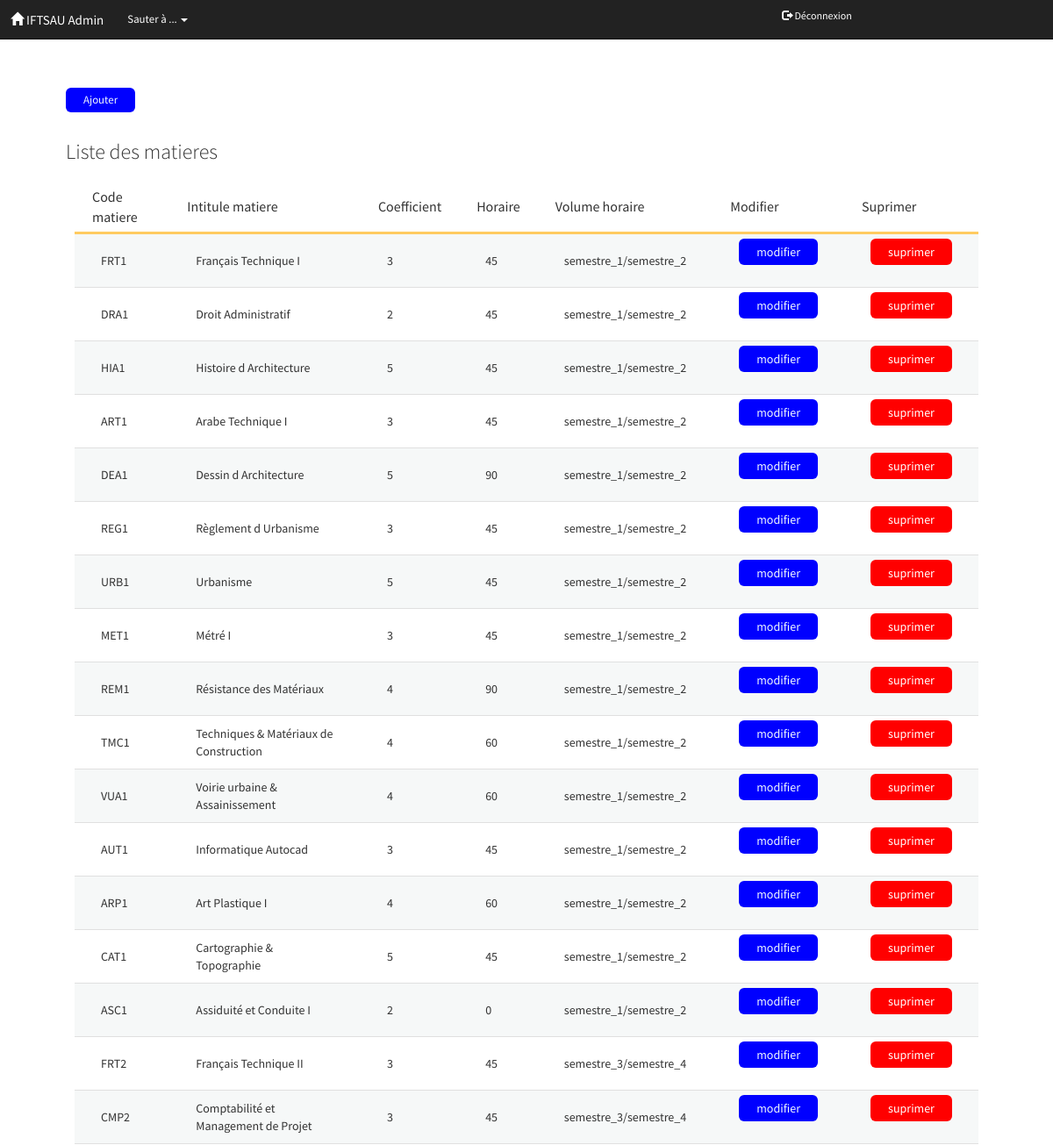
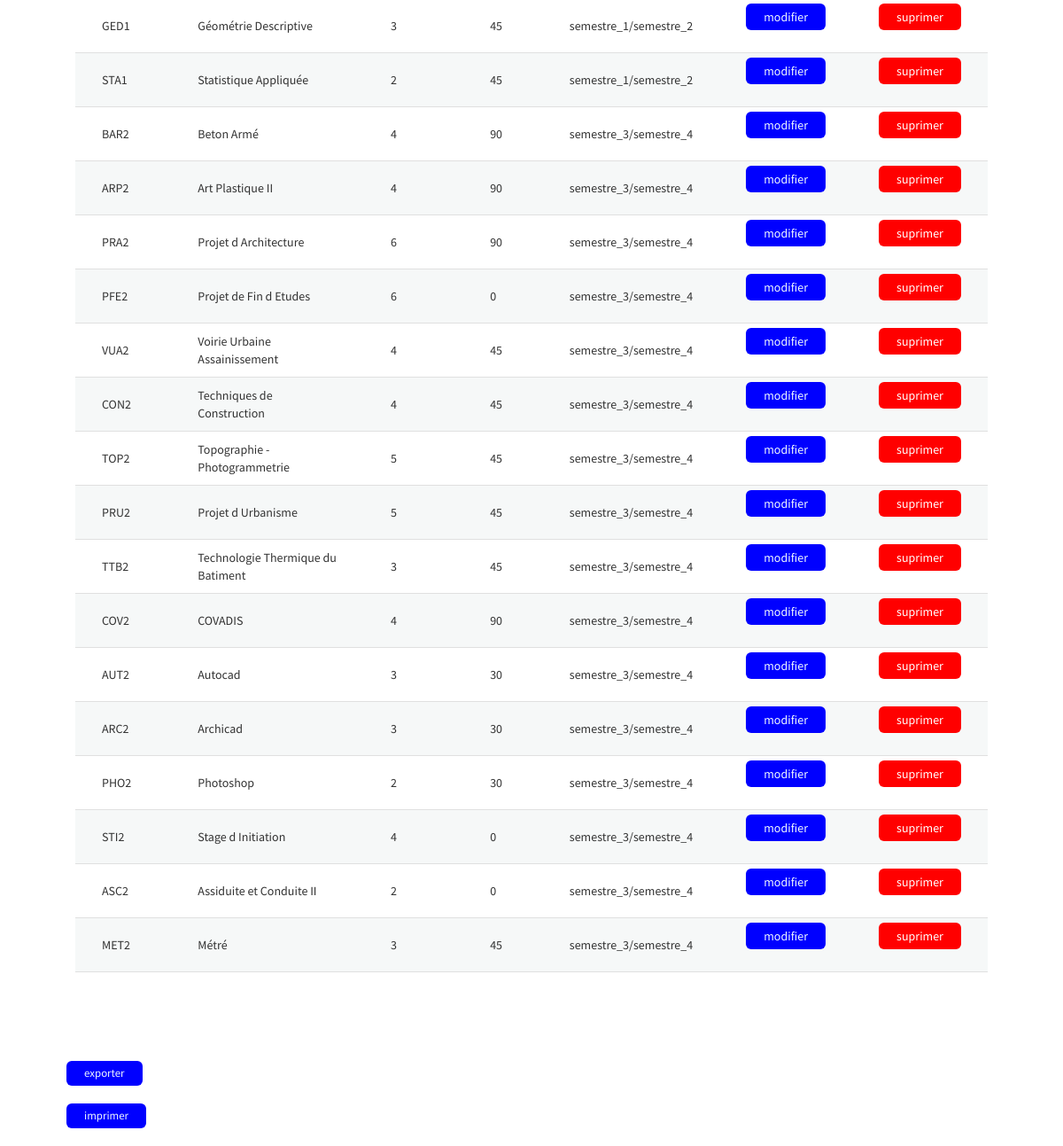
Page /matiere.php (signed in) on the committed database (2 pictures, top to bottom).
### tables this page shows
CREATE TABLE IF NOT EXISTS `matiere` (
  `id` int(11) NOT NULL AUTO_INCREMENT,
  `code_matiere` varchar(30) DEFAULT NULL,
  `intitule_matiere` varchar(50) DEFAULT NULL,
  `coef` int(30) DEFAULT NULL,
  `nb_heure` int(50) DEFAULT NULL,
  `semestre` varchar(50) DEFAULT NULL,
  PRIMARY KEY (`id`)
);

### matiere.php (the view, shortened to what this page needs)
<?php
include_once('baredemenu.php');
include_once('conbd.php');
?>
<!DOCTYPE html>
<html lang="en">
<head>
    <link rel="stylesheet" href="css/style.css">
    <link rel="stylesheet" href="modif.css">
    <link rel="stylesheet" href="body.css">
</head>
<body>
<div class="contrainer">
    <a href="addmatiere.php" class="btn_add">Ajouter</a>
    <h2>Liste des matieres</h2>
    <table>
        <tr id="items">
            <th>Code matiere</th>
            <th>Intitule matiere</th>
            <th>Coefficient</th>
            <th>Horaire</th>
            <th>Volume horaire</th>
            <th>Modifier</th>
            <th>Suprimer</th>
            </tr>
            <?php
        $sql=$conn->query('SELECT * FROM matiere');
        $row=$sql->fetchAll();
        foreach($row as $val){
        ?>
        <tr>
        <td><?php echo($val['code_matiere'].'<br>');?>
        <td><?php echo($val["intitule_matiere"].'<br>');?>
        <td><?php echo($val['coef'].'<br>');?>
        <td><?php echo($val['nb_heure'].'<br>');?>
        <td><?php echo($val['semestre'].'<br>');?>
        <td><a href="modifier matiere.php?id=<?=$val['id']?>" class="btn1">modifier</a></td>
        <td><a href="suprimer matiere.php?id=<?=$val['id']?>" class="danger">suprimer</a></td>
    </tr>
 <?php } ?>
 </table>
  </div>
  <a href="export matiere.php" class="btn_add">exporter</a>
  <a href="imprimer matiere.php" class="btn1">imprimer</a>
</body>
</html>

### baredemenu.php (shortened to what this page needs)
<!DOCTYPE html>
	<head>
		<link rel="stylesheet" href="resources/initializr/css/cosmo.css">
		<link rel="stylesheet" href="dynamic.css.php">
		<link href="http://maxcdn.bootstrapcdn.com/font-awesome/latest/css/font-awesome.min.css" rel="stylesheet">
        <link href="assets/css/themify-icons.css" rel="stylesheet">
	</head>
	<body>
		<div class="container theme-cosmo theme-compact">
									<nav class="navbar navbar-default navbar-fixed-top hidden-print" role="navigation">
			<div class="navbar-header">
				<a class="navbar-brand" href="menu.php"><i class="glyphicon glyphicon-home"></i> IFTSAU Admin</a>
			</div>
			<div class="collapse navbar-collapse">
				<ul class="nav navbar-nav">
															<li class="dropdown">
					<a href="#" class="dropdown-toggle" data-toggle="dropdown">Sauter à ... <b class="caret"></b></a>
				</li>
            	</ul>
															<ul class="nav navbar-nav navbar-right hidden-xs" style="min-width: 330px;">
							<a class="btn navbar-btn btn-default" href="déconnexion.php"><i class="glyphicon glyphicon-log-out"></i> Déconnexion </a>
						</ul>
												</div>
		</nav>

### css/style.css (style rules this page uses)
body { display: flex; min-height: 100vh; position: relative; }
.btn_add { width: fit-content; margin-bottom: 20px; background-color: blue; padding: 5px 20px; color: aliceblue; display: flex; align-items: center; text-align: 0; border-radius: 6px; text-decoration: 0; }
table { border-collapse: collapse; margin: 10px; }
th { font-size: 16px; border-bottom: 3px solid #ffcb61; padding: 5px 20px; font-weight: 500; }
td { font-weight: 400; padding: 5px 30px; font-size: 14px; }
tr:nth-child(2n) { background-color: #f6f8f8; }
tr:nth-child(2n) td { border-bottom: 1px solid #e0e0e0; border-top: 1px solid #e0e0e0; }

### modif.css (style rules this page uses)
.btn1 { width: fit-content; margin-bottom: 20px; background-color: blue; padding: 5px 20px; color: aliceblue; display: flex; align-items: center; text-align: 0; border-radius: 6px; text-decoration: 0; }
.danger { width: fit-content; margin-bottom: 20px; background-color: red; padding: 5px 20px; color: aliceblue; display: flex; align-items: center; text-align: 0; border-radius: 6px; text-decoration: 0; }

### body.css (style rules this page uses)
.btn_add { margin-top: 100px; }

### rows in the picture
matiere: code_matiere "FRT1", intitule_matiere "Français Technique I", coef "3", nb_heure "45", semestre "semestre_1/semestre_2"
matiere: code_matiere "DRA1", intitule_matiere "Droit Administratif", coef "2", nb_heure "45", semestre "semestre_1/semestre_2"
matiere: code_matiere "HIA1", intitule_matiere "Histoire d Architecture", coef "5", nb_heure "45", semestre "semestre_1/semestre_2"
matiere: code_matiere "ART1", intitule_matiere "Arabe Technique I", coef "3", nb_heure "45", semestre "semestre_1/semestre_2"
matiere: code_matiere "DEA1", intitule_matiere "Dessin d Architecture", coef "5", nb_heure "90", semestre "semestre_1/semestre_2"
matiere: code_matiere "REG1", intitule_matiere "Règlement d Urbanisme", coef "3", nb_heure "45", semestre "semestre_1/semestre_2"
matiere: code_matiere "URB1", intitule_matiere "Urbanisme", coef "5", nb_heure "45", semestre "semestre_1/semestre_2"
matiere: code_matiere "MET1", intitule_matiere "Métré I", coef "3", nb_heure "45", semestre "semestre_1/semestre_2"
matiere: code_matiere "REM1", intitule_matiere "Résistance des Matériaux", coef "4", nb_heure "90", semestre "semestre_1/semestre_2"
matiere: code_matiere "TMC1", intitule_matiere "Techniques & Matériaux de Construction", coef "4", nb_heure "60", semestre "semestre_1/semestre_2"
matiere: code_matiere "VUA1", intitule_matiere "Voirie urbaine & Assainissement", coef "4", nb_heure "60", semestre "semestre_1/semestre_2"
matiere: code_matiere "AUT1", intitule_matiere "Informatique Autocad", coef "3", nb_heure "45", semestre "semestre_1/semestre_2"
matiere: code_matiere "ARP1", intitule_matiere "Art Plastique I", coef "4", nb_heure "60", semestre "semestre_1/semestre_2"
matiere: code_matiere "CAT1", intitule_matiere "Cartographie & Topographie", coef "5", nb_heure "45", semestre "semestre_1/semestre_2"
matiere: code_matiere "ASC1", intitule_matiere "Assiduité et Conduite I", coef "2", nb_heure "0", semestre "semestre_1/semestre_2"
matiere: code_matiere "FRT2", intitule_matiere "Français Technique II", coef "3", nb_heure "45", semestre "semestre_3/semestre_4"
matiere: code_matiere "CMP2", intitule_matiere "Comptabilité et Management de Projet", coef "3", nb_heure "45", semestre "semestre_3/semestre_4"
matiere: code_matiere "GED1", intitule_matiere "Géométrie Descriptive", coef "3", nb_heure "45", semestre "semestre_1/semestre_2"
matiere: code_matiere "STA1", intitule_matiere "Statistique Appliquée", coef "2", nb_heure "45", semestre "semestre_1/semestre_2"
matiere: code_matiere "BAR2", intitule_matiere "Beton Armé", coef "4", nb_heure "90", semestre "semestre_3/semestre_4"
matiere: code_matiere "ARP2", intitule_matiere "Art Plastique II", coef "4", nb_heure "90", semestre "semestre_3/semestre_4"
matiere: code_matiere "PRA2", intitule_matiere "Projet d Architecture", coef "6", nb_heure "90", semestre "semestre_3/semestre_4"
matiere: code_matiere "PFE2", intitule_matiere "Projet de Fin d Etudes", coef "6", nb_heure "0", semestre "semestre_3/semestre_4"
matiere: code_matiere "VUA2", intitule_matiere "Voirie Urbaine Assainissement", coef "4", nb_heure "45", semestre "semestre_3/semestre_4"
matiere: code_matiere "CON2", intitule_matiere "Techniques de Construction", coef "4", nb_heure "45", semestre "semestre_3/semestre_4"
matiere: code_matiere "TOP2", intitule_matiere "Topographie - Photogrammetrie", coef "5", nb_heure "45", semestre "semestre_3/semestre_4"
matiere: code_matiere "PRU2", intitule_matiere "Projet d Urbanisme", coef "5", nb_heure "45", semestre "semestre_3/semestre_4"
matiere: code_matiere "TTB2", intitule_matiere "Technologie Thermique du Batiment", coef "3", nb_heure "45", semestre "semestre_3/semestre_4"
matiere: code_matiere "COV2", intitule_matiere "COVADIS", coef "4", nb_heure "90", semestre "semestre_3/semestre_4"
matiere: code_matiere "AUT2", intitule_matiere "Autocad", coef "3", nb_heure "30", semestre "semestre_3/semestre_4"
matiere: code_matiere "ARC2", intitule_matiere "Archicad", coef "3", nb_heure "30", semestre "semestre_3/semestre_4"
matiere: code_matiere "PHO2", intitule_matiere "Photoshop", coef "2", nb_heure "30", semestre "semestre_3/semestre_4"
matiere: code_matiere "STI2", intitule_matiere "Stage d Initiation", coef "4", nb_heure "0", semestre "semestre_3/semestre_4"
matiere: code_matiere "ASC2", intitule_matiere "Assiduite et Conduite II", coef "2", nb_heure "0", semestre "semestre_3/semestre_4"
matiere: code_matiere "MET2", intitule_matiere "Métré", coef "3", nb_heure "45", semestre "semestre_3/semestre_4"
